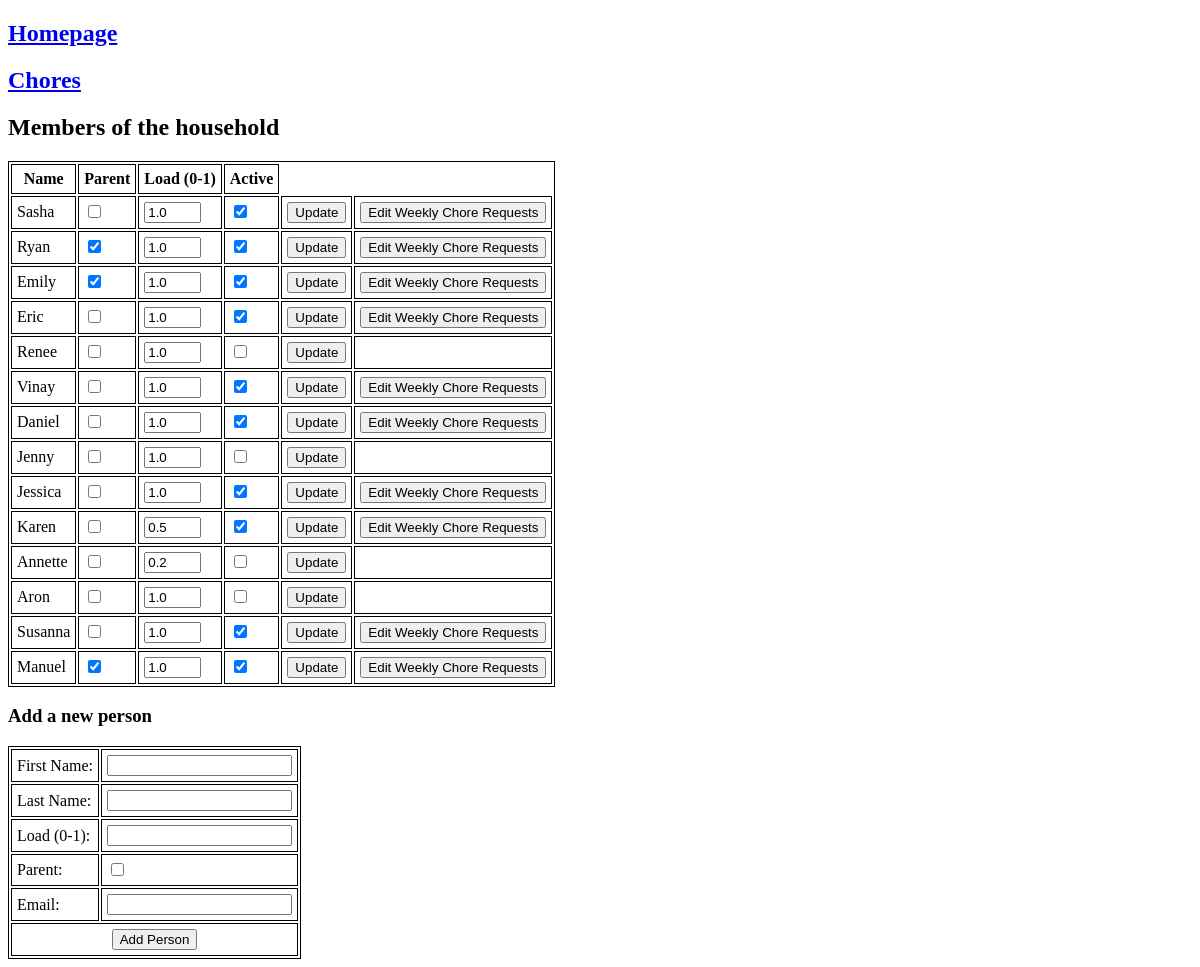
Screenshot of /people with the database file from the repository.
### tables this page shows
CREATE TABLE "people" (
"id" INTEGER,
  "first_name" TEXT,
  "last_name" TEXT,
  "load_fraction" REAL,
  "parent" INTEGER,
  "active" INTEGER,
  "email" TEXT
);

### chore_chart.py (the view)
@app.route("/people")
def people():
    with sqlite3.connect(db) as con:
        people = pd.read_sql(con=con, sql="SELECT * FROM people")
    return render_template("people.html", people = people)

### templates/people.html (shortened to what this page needs)
<!doctype html>
<html>
<head>
  <link rel="stylesheet" href="{{ url_for('static', filename='style.css') }}">
</head>
<body>
  <h2><a href="/">Homepage</a></h2>
  <h2><a href="/tasks">Chores</a></h2>
  <h2>Members of the household</h2>
  <table>
    <tr>
      <th>Name</th>
      <th>Parent</th>
      <th>Load (0-1)</th>
      <th>Active</th>
    </tr>
    {% for person in people.itertuples() %}
    <tr>
      <td>{{person.first_name}}</td>
      <form method="POST" action="{{ url_for('update_person') }}">
	<td>
	  <input type="checkbox" name="parent" {{"checked" if person.parent else ""}}/>
	</td>
	<td>
	  <input type="text" name="frac" size="4" value="{{ person.load_fraction }}"/>
	</td>
	<td>
	  <input type="checkbox" name="active" {{"checked" if person.active else ""}}/>
	</td>
	<td>
	  <button type="sumbit">Update</button>
	</td>
      </form>
      <td>
	{% if person.active %}
	<form method="GET" action="{{ url_for('requests', person_id = person.id) }}">
	  <button type="sumbit">Edit Weekly Chore Requests</button>
	</form>
	{% endif %}
      </td>
    </tr>
    {% endfor %}
  </table>
  <h3>Add a new person</h3>
  <form method="POST" action="{{ url_for('add_person') }}">
    <table>
      <tr>
	<td><label for="first_name">First Name:</label></td>
	<td><input type="text" id="first_name" name="first_name"></input></td>
      </tr>
      <tr>
	<td><label for="last_name">Last Name:</label></td>
	<td><input type="text" id="last_name" name="last_name"></input></td>
      </tr>
      <tr>
	<td><label for="frac">Load (0-1):</label></td>
	<td><input type="text" id="frac" name="frac"></input></td>
      </tr>
      <tr>
	<td><label for="parent">Parent:</label></td>
	<td><input type="checkbox" id="parent" name="parent"></input></td>
      </tr>
      <tr>
	<td><label for="email">Email:</label></td>
	<td><input type="text" id="email" name="email"></input></td>
      </tr>
      <tr>
	<td colspan="2" class="center-text">
	  <input type="submit" value="Add Person">
	</td>
      </tr>
    </table>
  </form>
</body>
</html>

### static/style.css (style rules this page uses)
table, th, td { border: 1px solid; }
th, td { padding: 5px; }
.center-text { text-align: center; }

### rows the page displays
people: first_name "Sasha", frac "1.0"
people: first_name "Ryan", frac "1.0"
people: first_name "Emily", frac "1.0"
people: first_name "Eric", frac "1.0"
people: first_name "Renee", frac "1.0"
people: first_name "Vinay", frac "1.0"
people: first_name "Daniel", frac "1.0"
people: first_name "Jenny", frac "1.0"
people: first_name "Jessica", frac "1.0"
people: first_name "Karen", frac "0.5"
people: first_name "Annette", frac "0.2"
people: first_name "Aron", frac "1.0"
people: first_name "Susanna", frac "1.0"
people: first_name "Manuel", frac "1.0"
